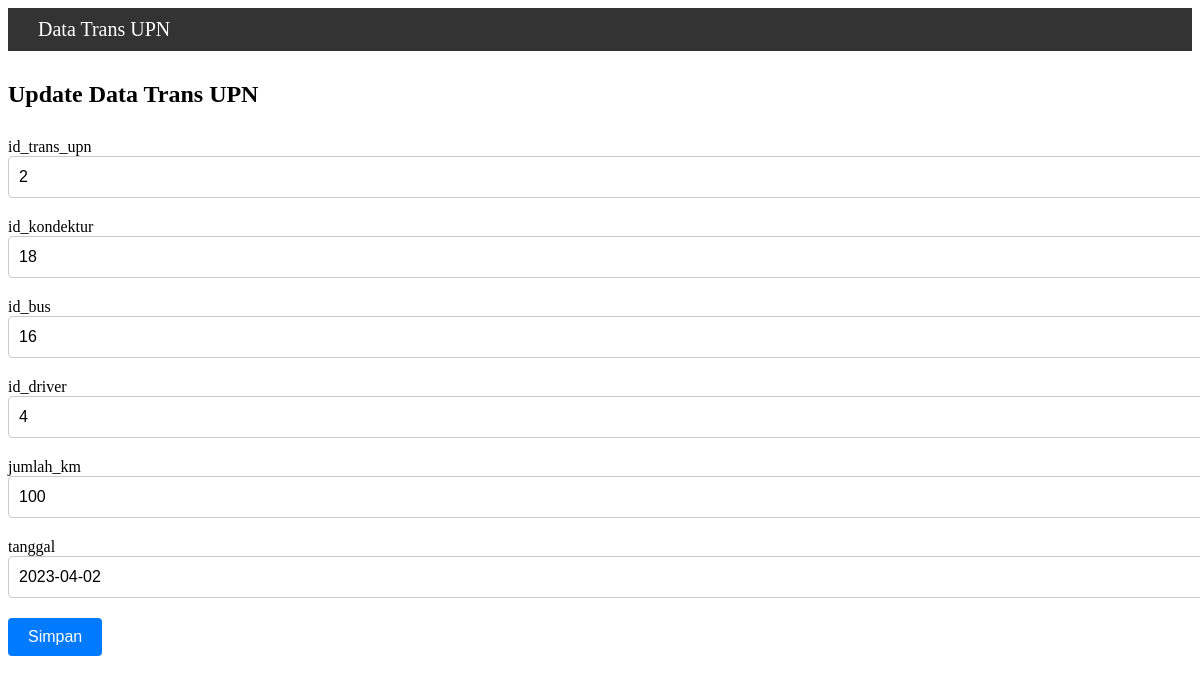
Page /updateTransupn.php?id_trans_upn=2 on the committed database.
### tables this page shows
CREATE TABLE `trans_upn` (
  `id_trans_upn` int(10) UNSIGNED NOT NULL,
  `id_kondektur` int(10) UNSIGNED NOT NULL,
  `id_bus` int(10) UNSIGNED NOT NULL,
  `id_driver` int(10) UNSIGNED NOT NULL,
  `jumlah_km` int(10) UNSIGNED DEFAULT NULL,
  `tanggal` date DEFAULT NULL
);

### conn.php (called while the page is built, shortened)
<?php
function connection() {
   $dbServer = 'localhost';
   $dbUser = 'root';
   $dbPass = '';
   $dbName = "transupn";
   $conn = mysqli_connect($dbServer, $dbUser, $dbPass);
   mysqli_select_db($conn,$dbName);
   return $conn;
}

### updateTransupn.php (the view, shortened to what this page needs)
<?php
  include ('conn.php');
  $result = '';
  if ($_SERVER['REQUEST_METHOD'] === 'GET') {
      if (isset($_GET['id_trans_upn'])) {
          $id_trans_upn_upd = $_GET['id_trans_upn'];
          $query = "SELECT * FROM trans_upn WHERE id_trans_upn = '$id_trans_upn_upd'";
          $result = mysqli_query(connection(),$query);
      }
  }
?>
<!DOCTYPE html>
<html>
  <head>
    <link rel="stylesheet" href="style.css">
  </head>
  <body>
    <nav class="navbar navbar-dark fixed-top bg-dark flex-md-nowrap p-0 shadow">
      <a class="navbar-brand col-sm-3 col-md-2 mr-0" href="index.php">Data Trans UPN</a>
    </nav>
    <div class="container-fluid">
      <div class="row">
        <main role="main" class="col-md-9 ml-sm-auto col-lg-10 px-4">
          <h2 style="margin: 30px 0 30px 0;">Update Data Trans UPN</h2>
          <form action="updateTransupn.php" method="POST">
            <?php while($data = mysqli_fetch_array($result)): ?>
            <div class="form-group">
                <label>id_trans_upn</label>
                <input type="text" class="form-control" placeholder="id_trans_upn" name="id_trans_upn" value="<?php echo $data['id_trans_upn'];  ?>" required="required" readonly>
            </div>
            <div class="form-group">
              <label>id_kondektur</label>
              <input type="text" class="form-control" placeholder="id_kondektur" name="id_kondektur" value="<?php echo $data['id_kondektur'];  ?>" required="required" readonly>
            </div>
            <div class="form-group">
            <div class="form-group">
              <label>id_bus</label>
              <input type="text" class="form-control" placeholder="id_bus" name="id_bus" value="<?php echo $data['id_bus'];  ?>" required="required" readonly>
            </div>
              <label>id_driver</label>
              <input type="text" class="form-control" placeholder="id_driver" name="id_driver" value="<?php echo $data['id_driver'];  ?>" required="required" readonly>
            </div>
            <div class="form-group">
              <label>jumlah_km</label>
              <input type="text" class="form-control" placeholder="jumlah_km" name="jumlah_km" value="<?php echo $data['jumlah_km'];  ?>" required="required">
            </div>
            <div class="form-group">
              <label>tanggal</label>
              <input type="text" class="form-control" placeholder="tanggal" name="tanggal" value="<?php echo $data['tanggal'];  ?>" required="required">
            </div>
            <?php endwhile; ?>
            <button type="submit" class="btn btn-primary">Simpan</button>
          </form>
        </main>
      </div>
    </div>
  </body>
</html>

### style.css (style rules this page uses)
.navbar { background-color: #333; padding: 10px 30px; color: #fff; display: flex; justify-content: space-between; align-items: center; }
.navbar a { text-decoration: none; color: #fff; font-size: 20px; text-align: left; }
.form-group { margin-bottom: 20px; }
.form-control { width: 100%; height: 40px; border: 1px solid #ccc; border-radius: 4px; padding: 0 10px; font-size: 1em; }
.btn-primary { background-color: #007bff; color: #fff; border: none; border-radius: 4px; padding: 10px 20px; font-size: 1em; }

### rows in the picture
trans_upn: id_trans_upn "2", id_kondektur "18", id_bus "16", id_driver "4", jumlah_km "100", tanggal "2023-04-02"
